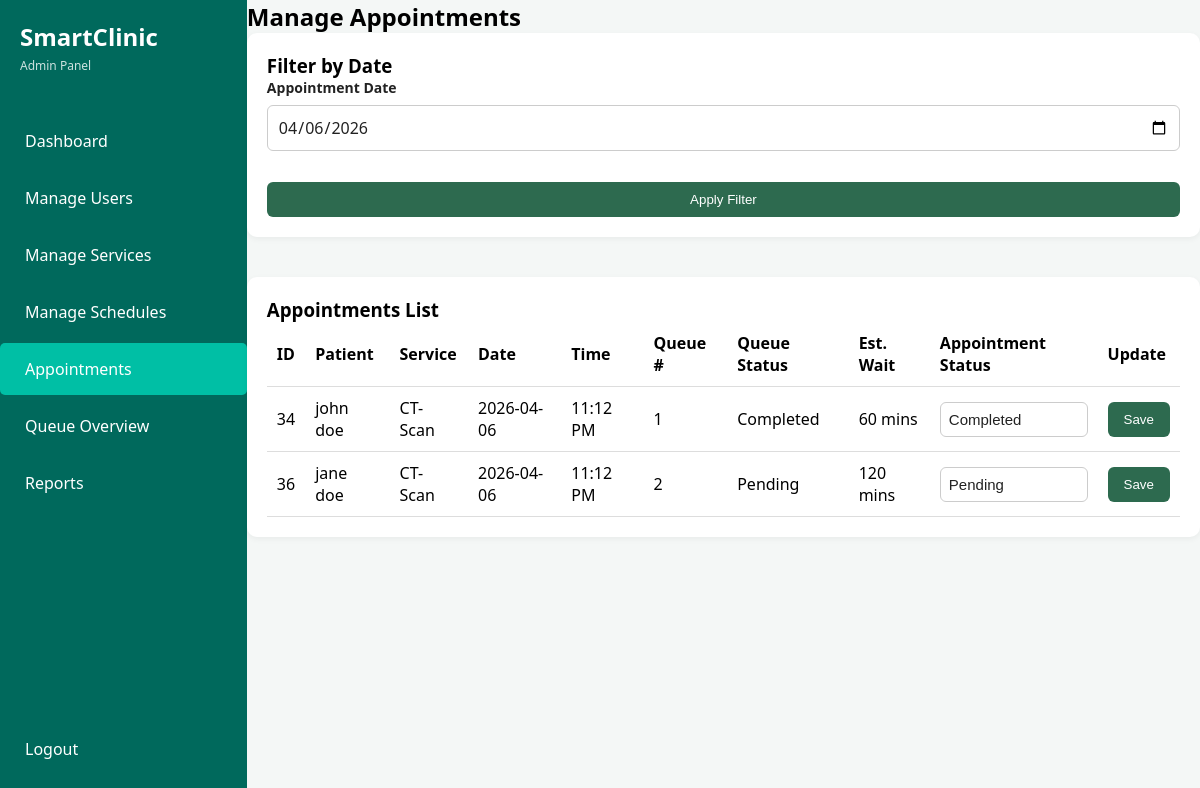
/admin/manage_appointments.php?filter_date=2026-04-06 (signed in), run on the app's committed database.
### tables this page shows
CREATE TABLE `appointments` (
  `appointment_id` int(11) UNSIGNED NOT NULL COMMENT 'PK for appointments',
  `patient_id` int(11) UNSIGNED NOT NULL COMMENT 'FK users',
  `service_id` int(11) UNSIGNED NOT NULL COMMENT 'FK services',
  `appointment_date` date NOT NULL COMMENT 'Date of the appointment',
  `appointment_time` time NOT NULL COMMENT 'Time of the appointment',
  `status` enum('pending','confirmed','ongoing','completed','missed','cancelled') NOT NULL DEFAULT 'pending' COMMENT 'Current appointment status',
  `created_at` timestamp NOT NULL DEFAULT current_timestamp() COMMENT 'Creation date'
);

CREATE TABLE `users` (
  `user_id` int(11) UNSIGNED NOT NULL COMMENT 'PK for users',
  `role_id` int(11) UNSIGNED NOT NULL COMMENT 'FK for users',
  `first_name` varchar(100) NOT NULL COMMENT 'User first name',
  `last_name` varchar(100) NOT NULL COMMENT 'User last name',
  `email` varchar(100) NOT NULL COMMENT 'Unique email address',
  `password` varchar(255) NOT NULL COMMENT 'User password',
  `contact_number` varchar(20) DEFAULT NULL COMMENT 'User contact number',
  `address` text DEFAULT NULL COMMENT 'User address',
  `created_at` timestamp NOT NULL DEFAULT current_timestamp() COMMENT 'Account creation date'
);

CREATE TABLE `services` (
  `service_id` int(11) UNSIGNED NOT NULL COMMENT 'PK for services',
  `service_name` varchar(100) NOT NULL COMMENT 'Name of the clinic service',
  `description` text DEFAULT NULL COMMENT 'Description of service',
  `estimated_duration` int(11) UNSIGNED NOT NULL DEFAULT 30 COMMENT 'Estimated duration in minutes'
);

CREATE TABLE `queue` (
  `queue_id` int(11) UNSIGNED NOT NULL COMMENT 'PK for queue',
  `appointment_id` int(11) UNSIGNED NOT NULL COMMENT 'FK appointments',
  `queue_number` int(11) UNSIGNED NOT NULL COMMENT 'Patient position in queue',
  `status` enum('pending','ongoing','completed','missed','cancelled') NOT NULL DEFAULT 'pending' COMMENT 'Current queue status',
  `estimated_wait` int(11) UNSIGNED NOT NULL DEFAULT 0 COMMENT 'Estimated waiting time in minutes',
  `created_at` timestamp NOT NULL DEFAULT current_timestamp() COMMENT 'Queue record creation date'
);

### admin/manage_appointments.php (the view, shortened to what this page needs)
<?php
require_once '../config/database.php';
$filter_date = isset($_GET['filter_date']) ? $_GET['filter_date'] : '';
$sql = "
    SELECT
        a.appointment_id,
        a.appointment_date,
        a.appointment_time,
        a.status,
        u.first_name,
        u.last_name,
        s.service_name,
        q.queue_number,
        q.estimated_wait,
        q.status AS queue_status
    FROM appointments a
    JOIN users u ON a.patient_id = u.user_id
    JOIN services s ON a.service_id = s.service_id
    LEFT JOIN queue q ON a.appointment_id = q.appointment_id
";
if (!empty($filter_date)) {
    $sql .= " WHERE a.appointment_date = ?";
    $sql .= " ORDER BY a.appointment_time ASC, a.appointment_id ASC";
    $stmt = $conn->prepare($sql);
    $stmt->bind_param("s", $filter_date);
    $stmt->execute();
    $appointments = $stmt->get_result();
} else {
    $sql .= " ORDER BY a.appointment_date DESC, a.appointment_time ASC, a.appointment_id ASC";
    $appointments = $conn->query($sql);
}
?>
<!DOCTYPE html>
<html lang="en">
<head>
    <link rel="stylesheet" href="../assets/css/styles.css">
</head>
<body class="dashboard-page admin-page">
<div class="app-container">
    <aside class="sidebar">
        <div class="logo">
            <h1>SmartClinic</h1>
            <span>Admin Panel</span>
        </div>
        <nav class="menu">
            <a href="dashboard.php" class="nav-item">Dashboard</a>
            <a href="manage_users.php" class="nav-item">Manage Users</a>
            <a href="manage_services.php" class="nav-item">Manage Services</a>
            <a href="manage_schedules.php" class="nav-item">Manage Schedules</a>
            <a href="manage_appointments.php" class="nav-item active">Appointments</a>
            <a href="queue_overview.php" class="nav-item">Queue Overview</a>
            <a href="reports.php" class="nav-item">Reports</a>
        </nav>
        <div class="logout">
            <a href="../logout.php" class="nav-item">Logout</a>
        </div>
    </aside>
    <main class="main-content">
        <h2>Manage Appointments</h2>
        <div class="content-card">
            <h3>Filter by Date</h3>
            <form method="GET" class="crud-form">
                <div class="form-group">
                    <label for="filter_date">Appointment Date</label>
                    <input type="date" name="filter_date" id="filter_date" value="<?= htmlspecialchars($filter_date) ?>">
                </div>
                <button type="submit" class="btn-primary">Apply Filter</button>
            </form>
        </div>
        <div class="content-card">
            <h3>Appointments List</h3>
            <table class="styled-table">
                <thead>
                    <tr>
                        <th>ID</th>
                        <th>Patient</th>
                        <th>Service</th>
                        <th>Date</th>
                        <th>Time</th>
                        <th>Queue #</th>
                        <th>Queue Status</th>
                        <th>Est. Wait</th>
                        <th>Appointment Status</th>
                        <th>Update</th>
                    </tr>
                </thead>
                <tbody>
                    <?php while ($row = $appointments->fetch_assoc()): ?>
                        <tr>
                            <td><?= $row['appointment_id'] ?></td>
                            <td><?= htmlspecialchars($row['first_name'] . ' ' . $row['last_name']) ?></td>
                            <td><?= htmlspecialchars($row['service_name']) ?></td>
                            <td><?= htmlspecialchars($row['appointment_date']) ?></td>
                            <td><?= date('g:i A', strtotime($row['appointment_time'])) ?></td>
                            <td><?= $row['queue_number'] ? $row['queue_number'] : '-' ?></td>
                            <td><?= $row['queue_status'] ? ucfirst($row['queue_status']) : '-' ?></td>
                            <td><?= $row['estimated_wait'] !== null ? $row['estimated_wait'] . ' mins' : '-' ?></td>
                            <td>
                                <form method="POST">
                                    <select name="status" required>
                                        <?php
                                        $statuses = ['pending', 'confirmed', 'ongoing', 'completed', 'missed', 'cancelled'];
                                        foreach ($statuses as $status):
                                        ?>
                                            <option value="<?= $status ?>" <?= $row['status'] === $status ? 'selected' : '' ?>>
                                                <?= ucfirst($status) ?>
                                            </option>
                                        <?php endforeach; ?>
                                    </select>
                            </td>
                            <td>
                                    <button type="submit" name="update_appointment" class="btn-primary">Save</button>
                            </td>
                        </tr>
                    <?php endwhile; ?>
                </tbody>
            </table>
        </div>
    </main>
</div>
</body>
</html>

### assets/css/styles.css (style rules this page uses)
* { margin: 0; padding: 0; box-sizing: border-box; }
:root { --primary-teal: #00695c; --active-teal: #00bfa5; --bg-light: #f4f7f6; --text-gray: #666; }
body { margin: 0; font-family: 'Segoe UI', Tahoma, Geneva, Verdana, sans-serif; min-height: 100vh; background: var(--bg-light); }
body.dashboard-page { display: block; min-height: 100vh; background: var(--bg-light); }
.form-group { display: flex; flex-direction: column; gap: 8px; }
.form-group label { color: white; font-size: 14px; font-weight: 500; }
.form-group input { padding: 15px 20px; border: none; border-radius: 8px; background: rgba(255, 255, 255, 0.15); color: white; font-size: 15px; outline: none; transition: background 0.3s ease; }
.form-group input::placeholder { color: rgba(255, 255, 255, 0.6); }
.app-container { display: flex; height: 100vh; }
.sidebar { width: 260px; background-color: var(--primary-teal); color: white; display: flex; flex-direction: column; padding: 20px 0; }
.logo { padding: 0 20px 40px; }
.logo h1 { margin: 0; font-size: 24px; }
.logo span { font-size: 12px; opacity: 0.8; }
.nav-item { padding: 15px 25px; color: white; text-decoration: none; display: block; margin-bottom: 5px; border-radius: 5px; transition: background 0.2s; }
.nav-item:hover, .nav-item.active { background-color: var(--active-teal); }
.main-content { flex-grow: 1; background-color: var(--bg-light); display: flex; flex-direction: column; min-height: 100vh; }
.menu { display: flex; flex-direction: column; }
.logout { margin-top: auto; padding-top: 20px; }
.content-card { background: white; padding: 20px; border-radius: 8px; box-shadow: 0 2px 6px rgba(0,0,0,0.05); margin-bottom: 20px; }
.crud-form { display: grid; gap: 16px; }
.crud-form input, .crud-form select, .crud-form textarea, .data-table input, .data-table select, .data-table textarea { width: 100%; padding: 10px 12px; border: 1px solid #d8dfe3; border-radius: 6px; font: inherit; background: white; }
.admin-page { overflow-x: auto; }
.content-card + .content-card { margin-top: 20px; }
.admin-page .form-group label { color: #222 !important; font-weight: 600; }
.admin-page input, .admin-page select, .admin-page textarea { background: #fff !important; color: #222 !important; border: 1px solid #ccc; padding: 10px; border-radius: 6px; width: 100%; }
.admin-page .form-group { display: flex; flex-direction: column; margin-bottom: 15px; }
.content-card { background: #fff; padding: 20px; border-radius: 10px; margin-bottom: 20px; }
.btn-primary { background: #2d6a4f; color: white; padding: 10px 16px; border: none; border-radius: 6px; cursor: pointer; }
.styled-table { width: 100%; border-collapse: collapse; }
.styled-table th, .styled-table td { border-bottom: 1px solid #ddd; padding: 10px; text-align: left; }
.styled-table input, .styled-table select, .styled-table textarea { width: 100%; padding: 8px; border: 1px solid #ccc; border-radius: 6px; color: #222; background: #fff; }
select { width: 100%; background-color: #ffffff; color: #222222; padding: 10px 12px; border: 1px solid #ccc; border-radius: 6px; font-size: 15px; appearance: none; -webkit-appearance: none; -moz-appearance: none; cursor: pointer; }
option { background-color: #ffffff; color: #222222; padding: 8px; }

### data on the page
appointments: appointment_id "34", patient.last_name "john doe", service.service_name "CT-Scan", appointment_date "2026-04-06", appointment_time "11:12 PM", queue.queue_number "1", queue.status "Completed", queue.estimated_wait "60", status "Completed"
appointments: appointment_id "36", patient.last_name "jane doe", service.service_name "CT-Scan", appointment_date "2026-04-06", appointment_time "11:12 PM", queue.queue_number "2", queue.status "Pending", queue.estimated_wait "120", status "Pending"
